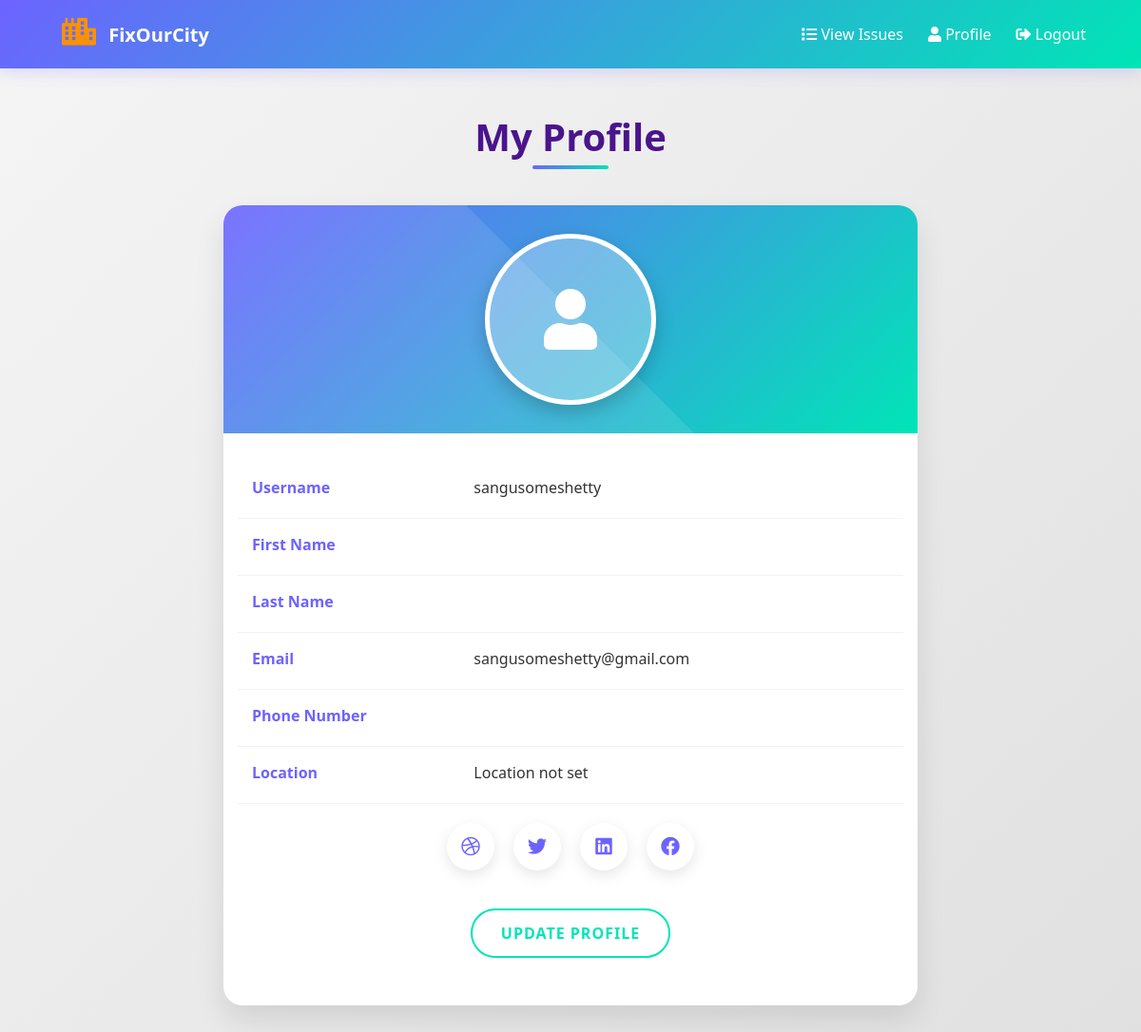
The page /public/profile/ (signed in) on the database as committed earlier.
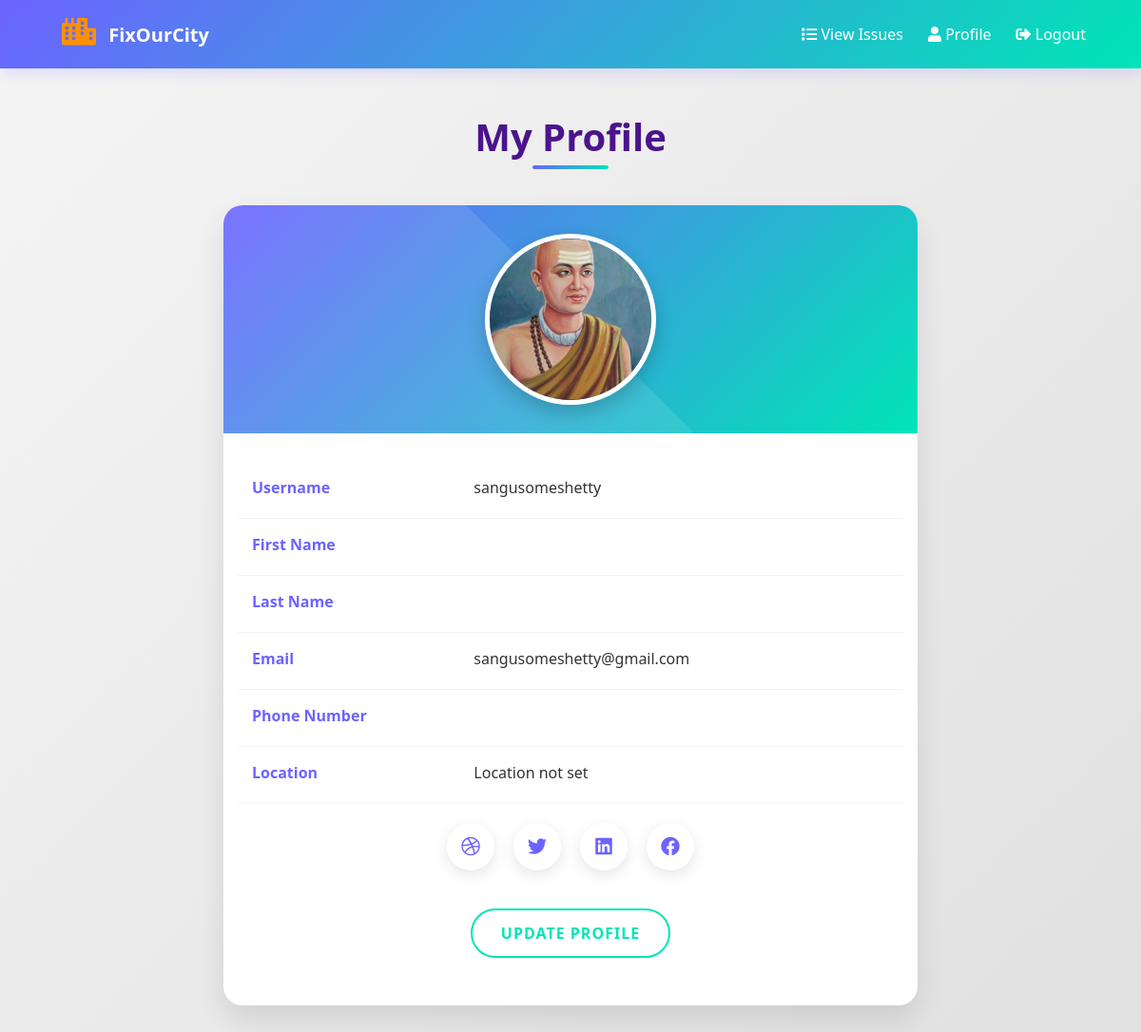
The same page on the database as committed later.
### public/models.py (models this page shows, shortened)
class User(AbstractUser):
    ROLE_CHOICES = [
        ('public', 'Public'),
        ('authority', 'Authority'),
        ('contractor', 'Contractor'),
        ('admin', 'Admin')
    ]
    role = models.CharField(max_length=20, choices=ROLE_CHOICES, default='public')
    contact_info = models.CharField(max_length=255, blank=True)
    profile_picture = models.ImageField(upload_to='profile_pictures/', null=True, blank=True)
    created_at = models.DateTimeField(auto_now_add=True)
    updated_at = models.DateTimeField(auto_now=True)

### public/views.py (the view)
# urls.py: path('profile/', views.profile_display_view, name='profile'),
@login_required
def profile_display_view(request):
    return render(request, 'profile.html', {'user': request.user})

### issues/context_processors.py (called while the page is built)
def issue_utils(request):
    from issues.models import UserRating
    def has_been_rated_by(issue, user):
        if not user.is_authenticated:
            return False
        return UserRating.objects.filter(issue=issue, user=user).exists()
    return {
        'has_been_rated_by': has_been_rated_by
    }

### templates/profile.html (shortened to what the changed rows need)
{% load static %}
<!DOCTYPE html>
<html lang="en">
<head>
    <link rel="stylesheet" href="https://stackpath.bootstrapcdn.com/bootstrap/4.5.2/css/bootstrap.min.css">
    <link rel="stylesheet" href="https://cdnjs.cloudflare.com/ajax/libs/font-awesome/5.15.3/css/all.min.css">
    <link rel="stylesheet" href="https://cdnjs.cloudflare.com/ajax/libs/animate.css/4.1.1/animate.min.css">
</head>
<body>
    <section class="profile-section">
        <div class="container">
            <h1 id="profile-h1" class="mb-5">My Profile</h1>
            <div class="row justify-content-center">
                <div class="col-lg-8">
                    <div class="profile-card">
                        <div class="profile-image-container">
                            {% if user.profile_picture %}
                                <img src="{{ user.profile_picture.url }}" class="profile-image" alt="Profile Picture">
                            {% else %}
                                <div class="profile-placeholder">
                                    <i class="fas fa-user"></i>
                                </div>
                            {% endif %}
                        </div>
                        <div class="profile-info">
                            <div class="row info-row">
                                <div class="col-md-8">
                                    <div class="info-value">{{ user.username }}</div>
                                </div>
                            </div>
                            <div class="row info-row">
                                <div class="col-md-8">
                                    <div class="info-value">{{ user.email }}</div>
                                </div>
                            </div>
                        </div>
                    </div>
                </div>
            </div>
        </div>
    </section>
</body>
</html>

Rows that differ between the two databases and show on the page:
changed User "sangusomeshetty": profile_picture: picture added
